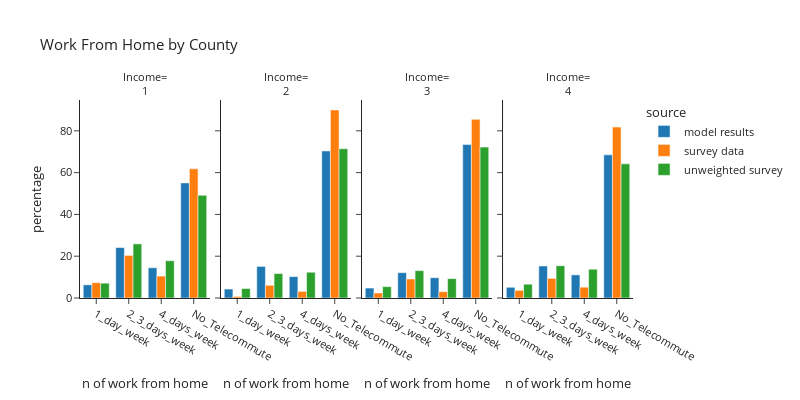

Notebook cell for this chart:
### Code cell
plot_segments(per_data,'county_id','County', 'Income')

### Figure 1 — Plotly figure (JSON) as saved in the notebook; plotly's stock layout.template omitted (floating-point values rounded to 4 significant figures)
{"data": [{"alignmentgroup": "True", "hovertemplate": "source=model results<br>county_id=1<br>telecommute_frequency=%{x}<br>percentage=%{y}<extra></extra>", "legendgroup": "model results", "marker": {"color": "#1F77B4", "pattern": {"shape": ""}}, "name": "model results", "offsetgroup": "model results", "orientation": "v", "showlegend": true, "textposition": "auto", "type": "bar", "x": ["1_day_week", "2_3_days_week", "4_days_week", "No_Telecommute"], "xaxis": "x", "y": [6.307, 24.15, 14.48, 55.07], "yaxis": "y"}, {"alignmentgroup": "True", "hovertemplate": "source=model results<br>county_id=2<br>telecommute_frequency=%{x}<br>percentage=%{y}<extra></extra>", "legendgroup": "model results", "marker": {"color": "#1F77B4", "pattern": {"shape": ""}}, "name": "model results", "offsetgroup": "model results", "orientation": "v", "showlegend": false, "textposition": "auto", "type": "bar", "x": ["1_day_week", "2_3_days_week", "4_days_week", "No_Telecommute"], "xaxis": "x2", "y": [4.274, 15.11, 10.23, 70.38], "yaxis": "y2"}, {"alignmentgroup": "True", "hovertemplate": "source=model results<br>county_id=3<br>telecommute_frequency=%{x}<br>percentage=%{y}<extra></extra>", "legendgroup": "model results", "marker": {"color": "#1F77B4", "pattern": {"shape": ""}}, "name": "model results", "offsetgroup": "model results", "orientation": "v", "showlegend": false, "textposition": "auto", "type": "bar", "x": ["1_day_week", "2_3_days_week", "4_days_week", "No_Telecommute"], "xaxis": "x3", "y": [4.76, 12.11, 9.702, 73.42], "yaxis": "y3"}, {"alignmentgroup": "True", "hovertemplate": "source=model results<br>county_id=4<br>telecommute_frequency=%{x}<br>percentage=%{y}<extra></extra>", "legendgroup": "model results", "marker": {"color": "#1F77B4", "pattern": {"shape": ""}}, "name": "model results", "offsetgroup": "model results", "orientation": "v", "showlegend": false, "textposition": "auto", "type": "bar", "x": ["1_day_week", "2_3_days_week", "4_days_week", "No_Telecommute"], "xaxis": "x4", "y": [5.125, 15.31, 11.06, 68.51], "yaxis": "y4"}, {"alignmentgroup": "True", "hovertemplate": "source=survey data<br>county_id=1<br>telecommute_frequency=%{x}<br>percentage=%{y}<extra></extra>", "legendgroup": "survey data", "marker": {"color": "#FF7F0E", "pattern": {"shape": ""}}, "name": "survey data", "offsetgroup": "survey data", "orientation": "v", "showlegend": true, "textposition": "auto", "type": "bar", "x": ["1_day_week", "2_3_days_week", "4_days_week", "No_Telecommute"], "xaxis": "x", "y": [7.338, 20.38, 10.49, 61.79], "yaxis": "y"}, {"alignmentgroup": "True", "hovertemplate": "source=survey data<br>county_id=2<br>telecommute_frequency=%{x}<br>percentage=%{y}<extra></extra>", "legendgroup": "survey data", "marker": {"color": "#FF7F0E", "pattern": {"shape": ""}}, "name": "survey data", "offsetgroup": "survey data", "orientation": "v", "showlegend": false, "textposition": "auto", "type": "bar", "x": ["1_day_week", "2_3_days_week", "4_days_week", "No_Telecommute"], "xaxis": "x2", "y": [0.7348, 6.08, 3.179, 90.01], "yaxis": "y2"}, {"alignmentgroup": "True", "hovertemplate": "source=survey data<br>county_id=3<br>telecommute_frequency=%{x}<br>percentage=%{y}<extra></extra>", "legendgroup": "survey data", "marker": {"color": "#FF7F0E", "pattern": {"shape": ""}}, "name": "survey data", "offsetgroup": "survey data", "orientation": "v", "showlegend": false, "textposition": "auto", "type": "bar", "x": ["1_day_week", "2_3_days_week", "4_days_week", "No_Telecommute"], "xaxis": "x3", "y": [2.396, 9.094, 3.023, 85.49], "yaxis": "y3"}, {"alignmentgroup": "True", "hovertemplate": "source=survey data<br>county_id=4<br>telecommute_frequency=%{x}<br>percentage=%{y}<extra></extra>", "legendgroup": "survey data", "marker": {"color": "#FF7F0E", "pattern": {"shape": ""}}, "name": "survey data", "offsetgroup": "survey data", "orientation": "v", "showlegend": false, "textposition": "auto", "type": "bar", "x": ["1_day_week", "2_3_days_week", "4_days_week", "No_Telecommute"], "xaxis": "x4", "y": [3.643, 9.395, 5.176, 81.79], "yaxis": "y4"}, {"alignmentgroup": "True", "hovertemplate": "source=unweighted survey<br>county_id=1<br>telecommute_frequency=%{x}<br>percentage=%{y}<extra></extra>", "legendgroup": "unweighted survey", "marker": {"color": "#2CA02C", "pattern": {"shape": ""}}, "name": "unweighted survey", "offsetgroup": "unweighted survey", "orientation": "v", "showlegend": true, "textposition": "auto", "type": "bar", "x": ["1_day_week", "2_3_days_week", "4_days_week", "No_Telecommute"], "xaxis": "x", "y": [7.095, 25.9, 17.83, 49.18], "yaxis": "y"}, {"alignmentgroup": "True", "hovertemplate": "source=unweighted survey<br>county_id=2<br>telecommute_frequency=%{x}<br>percentage=%{y}<extra></extra>", "legendgroup": "unweighted survey", "marker": {"color": "#2CA02C", "pattern": {"shape": ""}}, "name": "unweighted survey", "offsetgroup": "unweighted survey", "orientation": "v", "showlegend": false, "textposition": "auto", "type": "bar", "x": ["1_day_week", "2_3_days_week", "4_days_week", "No_Telecommute"], "xaxis": "x2", "y": [4.545, 11.69, 12.34, 71.43], "yaxis": "y2"}, {"alignmentgroup": "True", "hovertemplate": "source=unweighted survey<br>county_id=3<br>telecommute_frequency=%{x}<br>percentage=%{y}<extra></extra>", "legendgroup": "unweighted survey", "marker": {"color": "#2CA02C", "pattern": {"shape": ""}}, "name": "unweighted survey", "offsetgroup": "unweighted survey", "orientation": "v", "showlegend": false, "textposition": "auto", "type": "bar", "x": ["1_day_week", "2_3_days_week", "4_days_week", "No_Telecommute"], "xaxis": "x3", "y": [5.431, 13.1, 9.265, 72.2], "yaxis": "y3"}, {"alignmentgroup": "True", "hovertemplate": "source=unweighted survey<br>county_id=4<br>telecommute_frequency=%{x}<br>percentage=%{y}<extra></extra>", "legendgroup": "unweighted survey", "marker": {"color": "#2CA02C", "pattern": {"shape": ""}}, "name": "unweighted survey", "offsetgroup": "unweighted survey", "orientation": "v", "showlegend": false, "textposition": "auto", "type": "bar", "x": ["1_day_week", "2_3_days_week", "4_days_week", "No_Telecommute"], "xaxis": "x4", "y": [6.612, 15.43, 13.77, 64.19], "yaxis": "y4"}], "layout": {"annotations": [{"font": {}, "showarrow": false, "text": "Income=<br>1", "x": 0.1175, "xanchor": "center", "xref": "paper", "y": 1.0, "yanchor": "bottom", "yref": "paper"}, {"font": {}, "showarrow": false, "text": "Income=<br>2", "x": 0.3725, "xanchor": "center", "xref": "paper", "y": 1.0, "yanchor": "bottom", "yref": "paper"}, {"font": {}, "showarrow": false, "text": "Income=<br>3", "x": 0.6275, "xanchor": "center", "xref": "paper", "y": 1.0, "yanchor": "bottom", "yref": "paper"}, {"font": {}, "showarrow": false, "text": "Income=<br>4", "x": 0.8825, "xanchor": "center", "xref": "paper", "y": 1.0, "yanchor": "bottom", "yref": "paper"}], "barmode": "group", "font": {"size": 11}, "height": 400, "legend": {"title": {"text": "source"}, "tracegroupgap": 0}, "title": {"text": "Work From Home by County"}, "width": 800, "xaxis": {"anchor": "y", "domain": [0.0, 0.235], "title": {"text": "n of work from home"}}, "xaxis2": {"anchor": "y2", "domain": [0.255, 0.49], "matches": "x", "title": {"text": "n of work from home"}}, "xaxis3": {"anchor": "y3", "domain": [0.51, 0.745], "matches": "x", "title": {"text": "n of work from home"}}, "xaxis4": {"anchor": "y4", "domain": [0.765, 1.0], "matches": "x", "title": {"text": "n of work from home"}}, "yaxis": {"anchor": "x", "domain": [0.0, 1.0], "title": {"text": "percentage"}}, "yaxis2": {"anchor": "x2", "domain": [0.0, 1.0], "matches": "y", "showticklabels": false}, "yaxis3": {"anchor": "x3", "domain": [0.0, 1.0], "matches": "y", "showticklabels": false}, "yaxis4": {"anchor": "x4", "domain": [0.0, 1.0], "matches": "y", "showticklabels": false}}}
